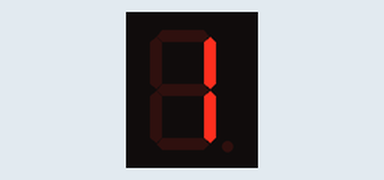
A sketch run on a simulated Arduino Uno, built with avr-gcc and run on an emulated ATmega328P. On the bench: 1-digit seven-segment display.

Above: at 2.1 s.
At 6.1 s:
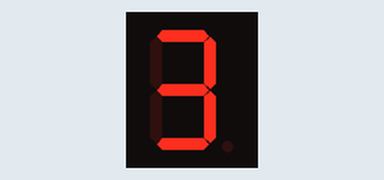
At 10.1 s:
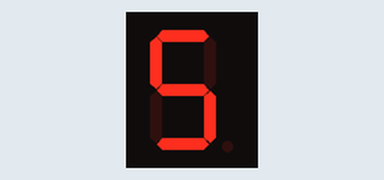
At 20.1 s:
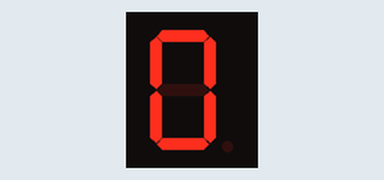
At 28.1 s:
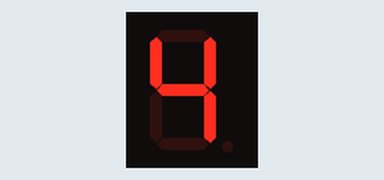
At 38.1 s:
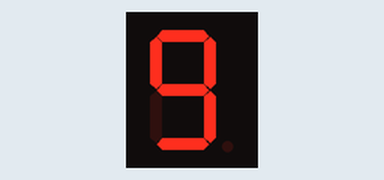

Measured:
- what the display in image 0 shows lasts 2.0 s, from 2.0 s to 4.0 s

The sketch:

Display7Segmentos.ino
```cpp
#include "SevSeg.h"
SevSeg setSeg;

unsigned long tempoAnterior = 0;
const long intervalo = 2000;
int contador = 0;

void setup()
{
  byte numDigitos = 1;
  byte digitPinos[] = {};
  byte pinosDisplay[] = {3, 2, 8, 7, 6, 4, 5, 9};
  bool resistoresSegmentos = true;

  setSeg.begin(COMMON_CATHODE, numDigitos, digitPinos, pinosDisplay, resistoresSegmentos);

  setSeg.setBrightness(100);
}

void loop()
{
  unsigned long tempoAtual = millis();


  if (tempoAtual - tempoAnterior >= intervalo) {
    tempoAnterior = tempoAtual;

    contador++;
    if (contador > 9) {
      contador = 0;
    }

    setSeg.setNumber(contador);
  }

  setSeg.refreshDisplay();
}
```
